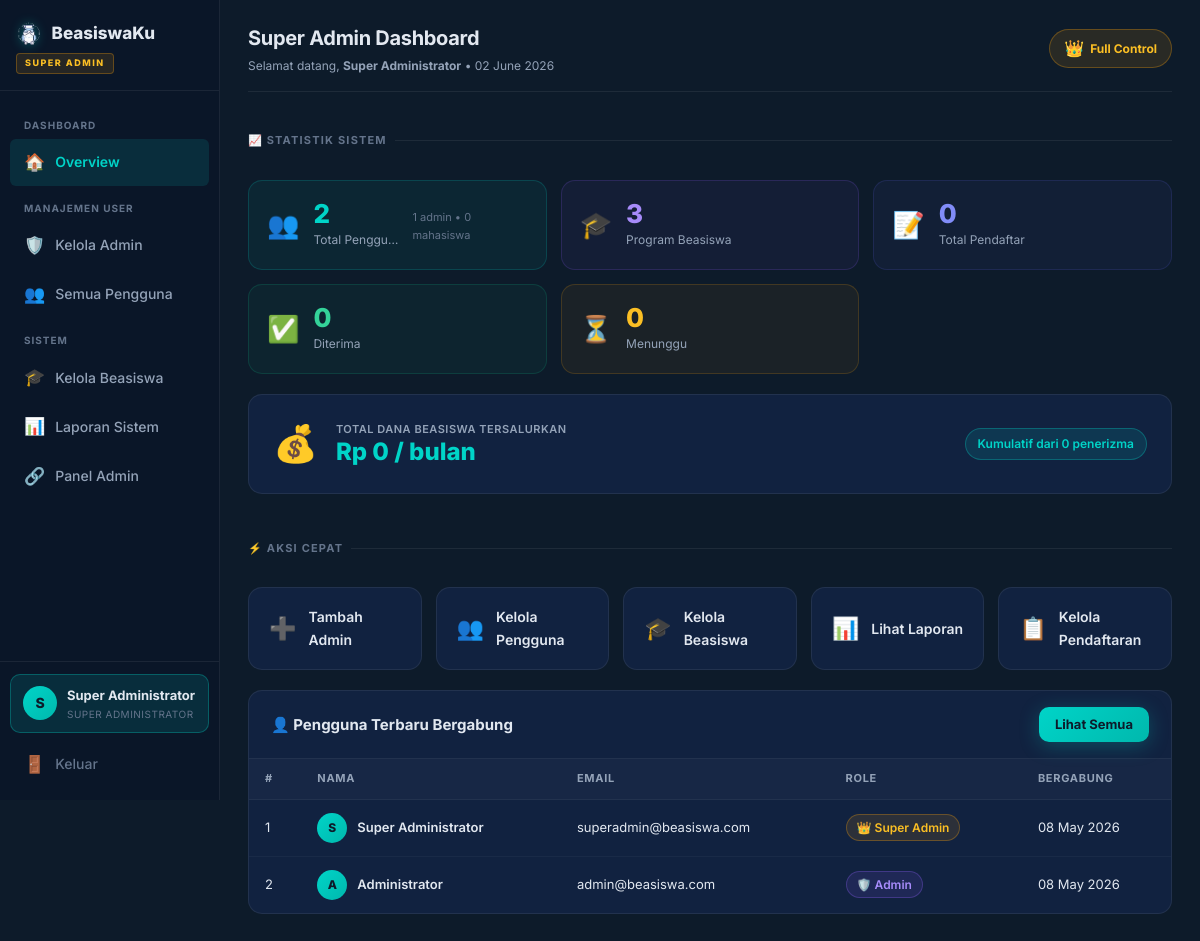
The app's page /superadmin/dashboard.php (signed in) with its own data.
### tables this page shows
CREATE TABLE IF NOT EXISTS users (
    id INT AUTO_INCREMENT PRIMARY KEY,
    nama VARCHAR(100) NOT NULL,
    email VARCHAR(100) NOT NULL UNIQUE,
    password VARCHAR(255) NOT NULL,
    role ENUM('super_admin', 'admin', 'mahasiswa') DEFAULT 'mahasiswa',
    created_at TIMESTAMP DEFAULT CURRENT_TIMESTAMP
);

### config/db.php (called while the page is built, shortened)
<?php
$conn = mysqli_connect(DB_HOST, DB_USER, DB_PASS, DB_NAME);
mysqli_set_charset($conn, 'utf8');
function query($sql) {
    global $conn;
    $result = mysqli_query($conn, $sql);
    return $result;
}
function fetchAll($sql) {
    $result = query($sql);
    $rows = [];
    if ($result) {
        while ($row = mysqli_fetch_assoc($result)) {
            $rows[] = $row;
        }
    }
    return $rows;
}
function fetchOne($sql) {
    $result = query($sql);
    if ($result) {
        return mysqli_fetch_assoc($result);
    }
    return null;
}
function formatRupiah($angka) {
    return 'Rp ' . number_format($angka, 0, ',', '.');
}
?>

### superadmin/dashboard.php (the view, shortened to what this page needs)
<?php
require_once __DIR__ . '/../config/db.php';
$totalUsers      = fetchOne("SELECT COUNT(*) as c FROM users")['c'];
$totalMahasiswa  = fetchOne("SELECT COUNT(*) as c FROM users WHERE role = 'mahasiswa'")['c'];
$totalAdmin      = fetchOne("SELECT COUNT(*) as c FROM users WHERE role = 'admin'")['c'];
$totalBeasiswa   = fetchOne("SELECT COUNT(*) as c FROM beasiswa")['c'];
$totalPendaftar  = fetchOne("SELECT COUNT(*) as c FROM pendaftaran")['c'];
$totalDiterima   = fetchOne("SELECT COUNT(*) as c FROM pendaftaran WHERE status = 'diterima'")['c'];
$totalMenunggu   = fetchOne("SELECT COUNT(*) as c FROM pendaftaran WHERE status = 'menunggu'")['c'];
$danaTersalurkan = fetchOne("
    SELECT COALESCE(SUM(b.nominal), 0) as total
    FROM pendaftaran p
    JOIN beasiswa b ON p.beasiswa_id = b.id
    WHERE p.status = 'diterima'
")['total'];
$aktivitasTerbaru = fetchAll("
    SELECT u.nama, u.role, u.email, u.created_at as waktu, 'user_baru' as jenis
    FROM users u ORDER BY u.created_at DESC LIMIT 5
");
$superNama = $_SESSION['user_nama'];
?>
<!DOCTYPE html>
<html lang="id">
<head>
    <link rel="stylesheet" href="../assets/css/style.css">
    <link rel="stylesheet" href="../assets/css/dashboard.css">
    <link rel="stylesheet" href="../assets/css/admin.css">
    <link rel="stylesheet" href="../assets/css/superadmin.css">
</head>
<body class="dashboard-page superadmin-page">
    <aside class="sidebar superadmin-sidebar" id="sidebar">
        <div class="sidebar-brand">
            <a href="../index.php">
                <img src="../assets/img/logo.png" alt="Logo" class="brand-logo-img">
                <span>BeasiswaKu</span>
            </a>
            <span class="sa-badge">SUPER ADMIN</span>
        </div>
        <nav class="sidebar-nav">
            <div class="nav-group-label">Dashboard</div>
            <a href="dashboard.php" class="nav-item active">
                <span class="ni-icon">🏠</span><span>Overview</span>
            </a>
            <div class="nav-group-label">Manajemen User</div>
            <a href="kelola_admin.php" class="nav-item">
                <span class="ni-icon">🛡️</span><span>Kelola Admin</span>
            </a>
            <a href="kelola_users.php" class="nav-item">
                <span class="ni-icon">👥</span><span>Semua Pengguna</span>
            </a>
            <div class="nav-group-label">Sistem</div>
            <a href="kelola_beasiswa.php" class="nav-item">
                <span class="ni-icon">🎓</span><span>Kelola Beasiswa</span>
            </a>
            <a href="laporan.php" class="nav-item">
                <span class="ni-icon">📊</span><span>Laporan Sistem</span>
            </a>
            <a href="../admin/dashboard.php" class="nav-item">
                <span class="ni-icon">🔗</span><span>Panel Admin</span>
            </a>
        </nav>
        <div class="sidebar-footer">
            <div class="sa-user-info">
                <div class="sa-avatar"><?= strtoupper(substr($superNama, 0, 1)) ?></div>
                <div>
                    <div class="sa-name"><?= htmlspecialchars($superNama) ?></div>
                    <div class="sa-role">Super Administrator</div>
                </div>
            </div>
            <a href="../auth/logout.php" class="nav-item nav-logout">
                <span class="ni-icon">🚪</span><span>Keluar</span>
            </a>
        </div>
    </aside>
    <main class="main-content">
        <header class="dash-header sa-header">
            <div class="dash-header-info">
                <h2>Super Admin Dashboard</h2>
                <p>Selamat datang, <strong><?= htmlspecialchars($superNama) ?></strong> &bull; <?= date('d F Y') ?></p>
            </div>
            <div class="sa-header-badge">
                <span class="crown-icon">👑</span>
                <span>Full Control</span>
            </div>
        </header>
        <div class="sa-section-title">📈 Statistik Sistem</div>
        <div class="stats-grid stats-5">
            <div class="stat-card stat-blue">
                <div class="sc-icon">👥</div>
                <div class="sc-info">
                    <span class="sc-num"><?= $totalUsers ?></span>
                    <span class="sc-label">Total Pengguna</span>
                </div>
                <div class="sc-sub"><?= $totalAdmin ?> admin • <?= $totalMahasiswa ?> mahasiswa</div>
            </div>
            <div class="stat-card stat-purple">
                <div class="sc-icon">🎓</div>
                <div class="sc-info">
                    <span class="sc-num"><?= $totalBeasiswa ?></span>
                    <span class="sc-label">Program Beasiswa</span>
                </div>
            </div>
            <div class="stat-card stat-indigo">
                <div class="sc-icon">📝</div>
                <div class="sc-info">
                    <span class="sc-num"><?= $totalPendaftar ?></span>
                    <span class="sc-label">Total Pendaftar</span>
                </div>
            </div>
            <div class="stat-card stat-green">
                <div class="sc-icon">✅</div>
                <div class="sc-info">
                    <span class="sc-num"><?= $totalDiterima ?></span>
                    <span class="sc-label">Diterima</span>
                </div>
            </div>
            <div class="stat-card stat-yellow">
                <div class="sc-icon">⏳</div>
                <div class="sc-info">
                    <span class="sc-num"><?= $totalMenunggu ?></span>
                    <span class="sc-label">Menunggu</span>
                </div>
            </div>
        </div>
        <div class="sa-dana-card">
            <div class="sa-dana-icon">💰</div>
            <div>
                <div class="sa-dana-label">Total Dana Beasiswa Tersalurkan</div>
                <div class="sa-dana-amount"><?= formatRupiah($danaTersalurkan) ?> / bulan</div>
            </div>
            <div class="sa-dana-badge">Kumulatif dari <?= $totalDiterima ?> penerizma</div>
        </div>
        <div class="sa-section-title">⚡ Aksi Cepat</div>
        <div class="quick-actions sa-quick-actions">
            <a href="kelola_admin.php?action=tambah" class="qa-card sa-qa">
                <span class="qa-icon">➕</span>
                <span>Tambah Admin</span>
            </a>
            <a href="kelola_users.php" class="qa-card sa-qa">
                <span class="qa-icon">👥</span>
                <span>Kelola Pengguna</span>
            </a>
            <a href="kelola_beasiswa.php" class="qa-card sa-qa">
                <span class="qa-icon">🎓</span>
                <span>Kelola Beasiswa</span>
            </a>
            <a href="laporan.php" class="qa-card sa-qa">
                <span class="qa-icon">📊</span>
                <span>Lihat Laporan</span>
            </a>
            <a href="../admin/kelola_pendaftaran.php" class="qa-card sa-qa">
                <span class="qa-icon">📋</span>
                <span>Kelola Pendaftaran</span>
            </a>
        </div>
        <div class="dash-section">
            <div class="ds-header">
                <h3>👤 Pengguna Terbaru Bergabung</h3>
                <a href="kelola_users.php" class="btn-sm-primary">Lihat Semua</a>
            </div>
            <?php if (empty($aktivitasTerbaru)): ?>
            <div class="empty-dash"><div class="ed-icon">👥</div><p>Belum ada aktivitas.</p></div>
            <?php else: ?>
            <div class="table-wrapper">
                <table class="dash-table">
                    <thead>
                        <tr>
                            <th>#</th>
                            <th>Nama</th>
                            <th>Email</th>
                            <th>Role</th>
                            <th>Bergabung</th>
                        </tr>
                    </thead>
                    <tbody>
                        <?php foreach ($aktivitasTerbaru as $i => $u): ?>
                        <tr>
                            <td><?= $i + 1 ?></td>
                            <td>
                                <div style="display:flex;align-items:center;gap:10px">
                                    <div class="mini-avatar"><?= strtoupper(substr($u['nama'], 0, 1)) ?></div>
                                    <strong><?= htmlspecialchars($u['nama']) ?></strong>
                                </div>
                            </td>
                            <td><?= htmlspecialchars($u['email']) ?></td>
                            <td>
                                <?php
                                $roleMap = [
                                    'super_admin' => ['👑 Super Admin', 'sa-role-badge sa'],
                                    'admin'        => ['🛡️ Admin', 'sa-role-badge admin'],
                                    'mahasiswa'    => ['🎓 Mahasiswa', 'sa-role-badge mhs'],
                                ];
                                [$label, $cls] = $roleMap[$u['role']] ?? [$u['role'], 'sa-role-badge'];
                                echo "<span class=\"$cls\">$label</span>";
                                ?>
                            </td>
                            <td><?= date('d M Y', strtotime($u['waktu'])) ?></td>
                        </tr>
                        <?php endforeach; ?>
                    </tbody>
                </table>
            </div>
            <?php endif; ?>
        </div>
    </main>
</body>
</html>

### assets/css/style.css (style rules this page uses)
*, *::before, *::after { box-sizing: border-box; margin: 0; padding: 0; }
:root { --primary: #00d4c8; --primary-dark: #00b8ad; --primary-light: #33ddd2; --primary-glow: rgba(0, 212, 200, 0.25); --primary-dim: rgba(0, 212, 200, 0.12); --primary-border: rgba(0, 212, 200, 0.3); --success: #10b981; --success-dim: rgba(16,185,129,0.12); --success-border: rgba(16,185,129,0.3); --danger: #ef4444; --danger-dim: rgba(239,68,68,0.12); --danger-border: rgba(239,68,68,0.3); --warning: #f59e0b; --warning-dim: rgba(245,158,11,0.12); --warning-border: rgba(245,158,11,0.3); --bg: #0d1b2a; --bg-sidebar: #0a1628; --bg-card: #112240; --bg-card2: #0e1f3d; --bg-elevated: #162d4a; --bg-input: rgba(255,255,255,0.06); --border: rgba(255,255,255,0.07); --border-light: rgba(255,255,255,0.12); --text: #e2e8f0; --text-muted: #94a3b8; --text-dim: #64748b; --grad-primary: linear-gradient(135deg, #00d4c8, #00b8ad); --grad-teal: linear-gradient(135deg, #00d4c8 0%, #0ea5e9 100%); --grad-sidebar: linear-gradient(180deg, #0a1628 0%, #0d1b2a 100%); --shadow-sm: 0 2px 8px rgba(0,0,0,0.4); --shadow-md: 0 4px 20px rgba(0,0,0,0.5); --shadow-lg: 0 8px 40px rgba(0,0,0,0.6); --shadow-teal: 0 4px 20px rgba(0,212,200,0.25); --radius-sm: 6px; --radius: 10px; --radius-lg: 14px; --radius-xl: 20px; --transition: all 0.25s cubic-bezier(0.4, 0, 0.2, 1); --transition-fast: all 0.15s ease; --sidebar-width: 220px; }
html { scroll-behavior: smooth; }
body { font-family: 'Inter', -apple-system, BlinkMacSystemFont, sans-serif; background: var(--bg); color: var(--text); line-height: 1.6; font-size: 14px; -webkit-font-smoothing: antialiased; }
.btn-sm-primary { display: inline-flex; align-items: center; gap: 6px; padding: 7px 16px; border-radius: var(--radius); font-size: 13px; font-weight: 700; text-decoration: none; cursor: pointer; border: none; background: var(--grad-primary); color: #0d1b2a; transition: var(--transition); box-shadow: var(--shadow-teal); }
.brand-logo-img { height: 28px; width: auto; object-fit: contain; filter: drop-shadow(0 0 8px rgba(0, 212, 200, 0.4)); vertical-align: middle; }

### records on screen
users: nama "S", nama "Super Administrator", email "superadmin@beasiswa.com", label "👑 Super Admin", created_at "08 May 2026"
users: nama "A", nama "Administrator", email "admin@beasiswa.com", label "🛡️ Admin", created_at "08 May 2026"

### other values on screen
substr($superNama, 0, 1) "S"
$superNama "Super Administrator"
$totalUsers "2"
$totalAdmin "1"
$totalMahasiswa "0"
$totalBeasiswa "3"
$totalPendaftar "0"
$totalDiterima "0"
$totalMenunggu "0"
formatRupiah($danaTersalurkan) "Rp 0"
